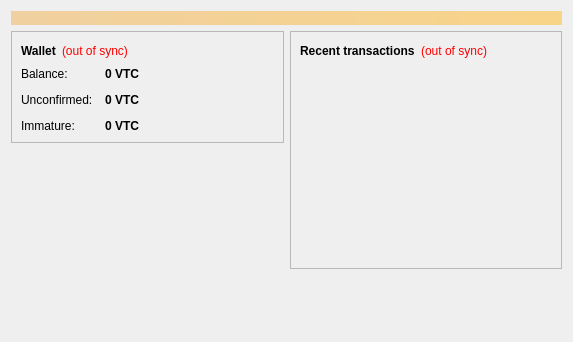
<?xml version="1.0" encoding="UTF-8"?>
<ui version="4.0">
 <class>OverviewPage</class>
 <widget class="QWidget" name="OverviewPage">
  <property name="geometry">
   <rect>
    <x>0</x>
    <y>0</y>
    <width>573</width>
    <height>342</height>
   </rect>
  </property>
  <property name="windowTitle">
   <string>Form</string>
  </property>
  <layout class="QVBoxLayout" name="topLayout">
   <item>
    <widget class="QLabel" name="labelAlerts">
     <property name="visible">
      <bool>false</bool>
     </property>
     <property name="styleSheet">
      <string notr="true">background-color: qlineargradient(x1: 0, y1: 0, x2: 1, y2: 0, stop:0 #F0D0A0, stop:1 #F8D488); color:#000000;</string>
     </property>
     <property name="wordWrap">
      <bool>true</bool>
     </property>
     <property name="margin">
      <number>3</number>
     </property>
    </widget>
   </item>
   <item>
    <layout class="QHBoxLayout" name="horizontalLayout" stretch="1,1">
     <item>
      <layout class="QVBoxLayout" name="verticalLayout_2">
       <item>
        <widget class="QFrame" name="frame">
         <property name="frameShape">
          <enum>QFrame::StyledPanel</enum>
         </property>
         <property name="frameShadow">
          <enum>QFrame::Raised</enum>
         </property>
         <layout class="QVBoxLayout" name="verticalLayout_4">
          <item>
           <layout class="QHBoxLayout" name="horizontalLayout_4">
            <item>
             <widget class="QLabel" name="label_5">
              <property name="font">
               <font>
                <weight>75</weight>
                <bold>true</bold>
               </font>
              </property>
              <property name="text">
               <string>Wallet</string>
              </property>
             </widget>
            </item>
            <item>
             <widget class="QLabel" name="labelWalletStatus">
              <property name="toolTip">
               <string>The displayed information may be out of date. Your wallet automatically synchronizes with the H2Ocoin network after a connection is established, but this process has not completed yet.</string>
              </property>
              <property name="styleSheet">
               <string notr="true">QLabel { color: red; }</string>
              </property>
              <property name="text">
               <string notr="true">(out of sync)</string>
              </property>
              <property name="alignment">
               <set>Qt::AlignLeading|Qt::AlignLeft|Qt::AlignVCenter</set>
              </property>
             </widget>
            </item>
            <item>
             <spacer name="horizontalSpacer_2">
              <property name="orientation">
               <enum>Qt::Horizontal</enum>
              </property>
              <property name="sizeHint" stdset="0">
               <size>
                <width>40</width>
                <height>20</height>
               </size>
              </property>
             </spacer>
            </item>
           </layout>
          </item>
          <item>
           <layout class="QFormLayout" name="formLayout_2">
            <property name="fieldGrowthPolicy">
             <enum>QFormLayout::AllNonFixedFieldsGrow</enum>
            </property>
            <property name="horizontalSpacing">
             <number>12</number>
            </property>
            <property name="verticalSpacing">
             <number>12</number>
            </property>
            <item row="0" column="0">
             <widget class="QLabel" name="label">
              <property name="text">
               <string>Balance:</string>
              </property>
             </widget>
            </item>
            <item row="0" column="1">
             <widget class="QLabel" name="labelBalance">
              <property name="font">
               <font>
                <weight>75</weight>
                <bold>true</bold>
               </font>
              </property>
              <property name="cursor">
               <cursorShape>IBeamCursor</cursorShape>
              </property>
              <property name="toolTip">
               <string>Your current balance</string>
              </property>
              <property name="text">
               <string notr="true">0 VTC</string>
              </property>
              <property name="textInteractionFlags">
               <set>Qt::LinksAccessibleByMouse|Qt::TextSelectableByKeyboard|Qt::TextSelectableByMouse</set>
              </property>
             </widget>
            </item>
            <item row="1" column="0">
             <widget class="QLabel" name="label_3">
              <property name="text">
               <string>Unconfirmed:</string>
              </property>
             </widget>
            </item>
            <item row="1" column="1">
             <widget class="QLabel" name="labelUnconfirmed">
              <property name="font">
               <font>
                <weight>75</weight>
                <bold>true</bold>
               </font>
              </property>
              <property name="cursor">
               <cursorShape>IBeamCursor</cursorShape>
              </property>
              <property name="toolTip">
               <string>Total of transactions that have yet to be confirmed, and do not yet count toward the current balance</string>
              </property>
              <property name="text">
               <string notr="true">0 VTC</string>
              </property>
              <property name="textInteractionFlags">
               <set>Qt::LinksAccessibleByMouse|Qt::TextSelectableByKeyboard|Qt::TextSelectableByMouse</set>
              </property>
             </widget>
            </item>
            <item row="2" column="0">
             <widget class="QLabel" name="labelImmatureText">
              <property name="text">
               <string>Immature:</string>
              </property>
             </widget>
            </item>
            <item row="2" column="1">
             <widget class="QLabel" name="labelImmature">
              <property name="font">
               <font>
                <weight>75</weight>
                <bold>true</bold>
               </font>
              </property>
              <property name="toolTip">
               <string>Mined balance that has not yet matured</string>
              </property>
              <property name="text">
               <string notr="true">0 VTC</string>
              </property>
              <property name="textInteractionFlags">
               <set>Qt::LinksAccessibleByMouse|Qt::TextSelectableByKeyboard|Qt::TextSelectableByMouse</set>
              </property>
             </widget>
            </item>
           </layout>
          </item>
         </layout>
        </widget>
       </item>
       <item>
        <spacer name="verticalSpacer">
         <property name="orientation">
          <enum>Qt::Vertical</enum>
         </property>
         <property name="sizeHint" stdset="0">
          <size>
           <width>20</width>
           <height>40</height>
          </size>
         </property>
        </spacer>
       </item>
      </layout>
     </item>
     <item>
      <layout class="QVBoxLayout" name="verticalLayout_3">
       <item>
        <widget class="QFrame" name="frame_2">
         <property name="frameShape">
          <enum>QFrame::StyledPanel</enum>
         </property>
         <property name="frameShadow">
          <enum>QFrame::Raised</enum>
         </property>
         <layout class="QVBoxLayout" name="verticalLayout">
          <item>
           <layout class="QHBoxLayout" name="horizontalLayout_2">
            <item>
             <widget class="QLabel" name="label_4">
              <property name="text">
               <string>&lt;b&gt;Recent transactions&lt;/b&gt;</string>
              </property>
             </widget>
            </item>
            <item>
             <widget class="QLabel" name="labelTransactionsStatus">
              <property name="toolTip">
               <string>The displayed information may be out of date. Your wallet automatically synchronizes with the H2Ocoin network after a connection is established, but this process has not completed yet.</string>
              </property>
              <property name="styleSheet">
               <string notr="true">QLabel { color: red; }</string>
              </property>
              <property name="text">
               <string notr="true">(out of sync)</string>
              </property>
              <property name="alignment">
               <set>Qt::AlignRight|Qt::AlignTrailing|Qt::AlignVCenter</set>
              </property>
             </widget>
            </item>
            <item>
             <spacer name="horizontalSpacer">
              <property name="orientation">
               <enum>Qt::Horizontal</enum>
              </property>
              <property name="sizeHint" stdset="0">
               <size>
                <width>40</width>
                <height>20</height>
               </size>
              </property>
             </spacer>
            </item>
           </layout>
          </item>
          <item>
           <widget class="QListView" name="listTransactions">
            <property name="styleSheet">
             <string notr="true">QListView { background: transparent; }</string>
            </property>
            <property name="frameShape">
             <enum>QFrame::NoFrame</enum>
            </property>
            <property name="verticalScrollBarPolicy">
             <enum>Qt::ScrollBarAlwaysOff</enum>
            </property>
            <property name="horizontalScrollBarPolicy">
             <enum>Qt::ScrollBarAlwaysOff</enum>
            </property>
            <property name="selectionMode">
             <enum>QAbstractItemView::NoSelection</enum>
            </property>
           </widget>
          </item>
         </layout>
        </widget>
       </item>
       <item>
        <spacer name="verticalSpacer_2">
         <property name="orientation">
          <enum>Qt::Vertical</enum>
         </property>
         <property name="sizeHint" stdset="0">
          <size>
           <width>20</width>
           <height>40</height>
          </size>
         </property>
        </spacer>
       </item>
      </layout>
     </item>
    </layout>
   </item>
  </layout>
 </widget>
 <resources/>
 <connections/>
</ui>
